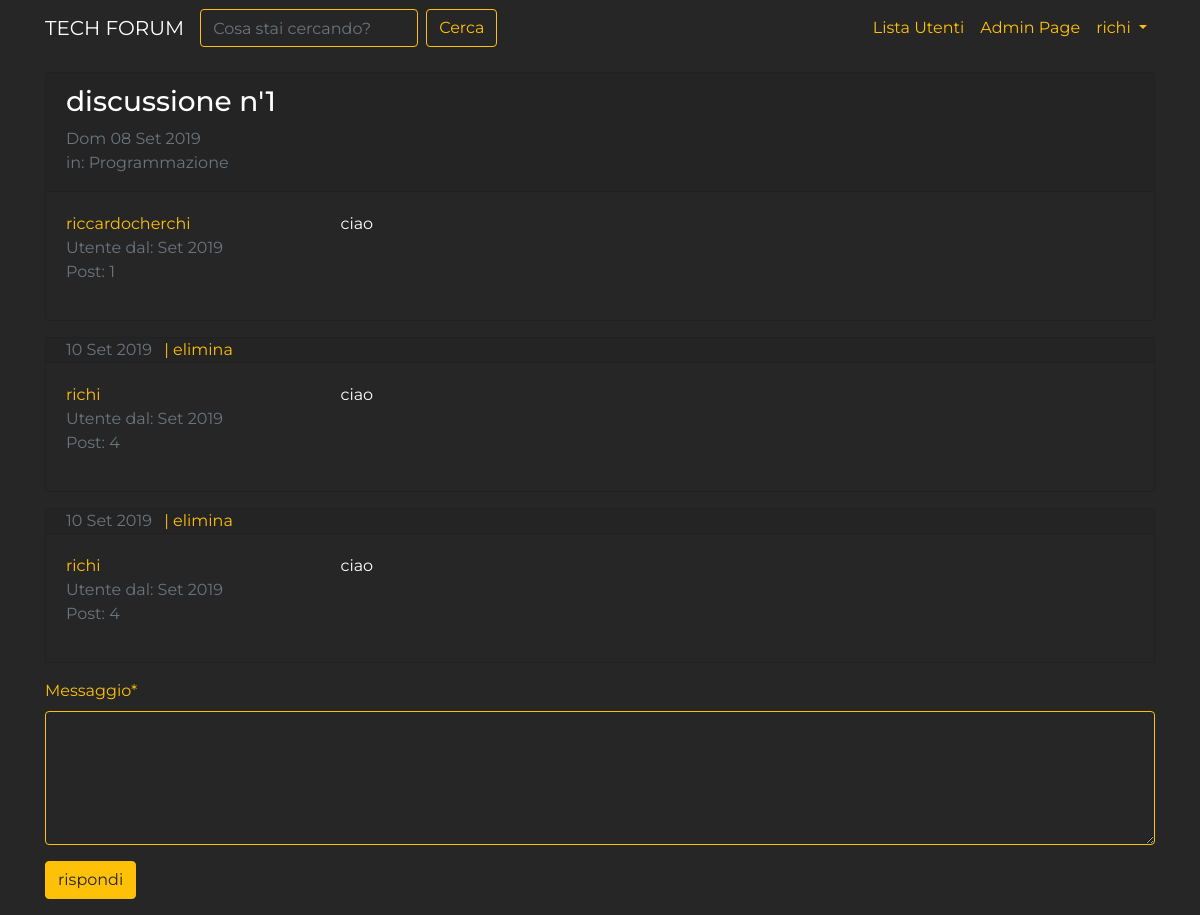
/forum/discussione/2 (signed in), run on the app's committed database.
### forum/models.py (models this page shows, shortened)
class Discussione(models.Model):
    titolo = models.CharField(max_length=120)
    data_creazione = models.DateTimeField(auto_now_add=True)
    autore_discussione = models.ForeignKey(User, on_delete=models.CASCADE, related_name="discussioni", null=True)
    sezione_appartenenza = models.ForeignKey(Sezione, on_delete=models.CASCADE, related_name="sezioni", null=True)
    class Meta:
        verbose_name = "Discussione"
        verbose_name_plural = "Discussioni"

class Post(models.Model):
    autore_post = models.ForeignKey(User, on_delete=models.CASCADE, related_name="posts", blank=True, null=True)
    contenuto = models.TextField()
    data_creazione = models.DateTimeField(auto_now_add=True)
    discussione = models.ForeignKey(Discussione, on_delete=models.CASCADE, blank=True, null=True)

class Sezione(models.Model):
    nome_sezione = models.CharField(max_length= 80)
    descrizione = models.CharField(max_length=150, blank=True, null=True)
    logo_sezione = models.ImageField(blank=True, null=True)
    def __str__(self):
        return self.nome_sezione
    class Meta:
        verbose_name = "Sezione"
        verbose_name_plural = "Sezioni"

### forum/views.py (the view)
# urls.py: path('discussione/<int:pk>', views.visulizzaDiscussione, name="discussione_view"),
def visulizzaDiscussione(request, pk):
    discussione = get_object_or_404(Discussione, pk=pk)
    posts_discussione = Post.objects.filter(discussione=discussione)
    form_risposta = PostModelForm()
    contetext = {"discussione": discussione, "post_discussione":posts_discussione, 'form_risposta': form_risposta}
    return render(request, "forum/singola_discussione.html", contetext)

### forum/forms.py
class PostModelForm(forms.ModelForm):
    class Meta:
        model = Post
        fields = ['contenuto']
        widgets = {
            "contenuto": forms.Textarea(attrs={'rows':'5'})
        }
        labels = {
            "contenuto": "Messaggio"
        }

### forum/templates/forum/singola_discussione.html (shortened to what this page needs)
{% extends 'base.html' %}
{% load crispy_forms_tags %}
{% block content %}
    {% for post in post_discussione %}
    <div class="card my-3">
        {% if forloop.first %}
            <div class="card-header pb-0">
                <h3>{{ discussione.titolo }}</h3>
                <p class="text-muted">{{ discussione.data_creazione|date:"D d M Y" }}
                <br>in: {{ discussione.sezione_appartenenza }}</p>
            </div>
        {% else %}
            <div class="card-header py-0">
                <p class="text-muted mb-0">
                    {{ post.data_creazione|date:"d M Y" }}
                    {% if request.user == post.autore_post %}
                        <a class="ml-2" href="{% url 'cancella_post' id=discussione.pk pk=post.pk %}">| elimina</a>
                     {% endif %}
                </p>
            </div>
        {% endif %}
            <div class="card-body">
                <div class="row">
                    <div class="col-xl-3 col-4">
                        <p class="mb-0"><a href="{% url 'user_profile' username=post.autore_post %}">{{ post.autore_post }}</a></p>
                        <p class="text-muted mb-0">Utente dal: {{ post.autore_post.date_joined|date:"M Y" }}</p>
                        <p class="text-muted">Post: {{ post.autore_post.posts.count }}</p>
                    </div>
                    <div class="col-xl-9 col-8">
                         <p class="my-0">{{ post.contenuto|linebreaks }}</p>
                    </div>
                </div>
            </div>
        </div>
    {% endfor %}
    {% if request.user.is_authenticated %}
        {% include 'forum/form_risposta.html' %}
    {% else %}
        <div class="alert alert-info text-center" role="alert">
            <a href="{% url 'login' %}?next={{ request.get_full_path }}">Accedi</a> per rispondere ad una domanda
        </div>
    {% endif %}
{% endblock content %}

### templates/base.html (shortened to what this page needs)
{% load static %}
<!doctype html>
<html lang="en">
  <head>
    <link rel="stylesheet" href="https://stackpath.bootstrapcdn.com/bootstrap/4.3.1/css/bootstrap.min.css">
    <link rel="stylesheet" href="{% static 'agora.css' %}">
  </head>
  <body>
    <nav class="navbar navbar-expand-lg navbar-dark bg-color" style="background-color:#262626;">
    <div class="container">
      <a class="navbar-brand" href="/">TECH FORUM</a>
      <div class="collapse navbar-collapse" id="navbarSupportedContent">
      <form action="{% url 'funzione_cerca' %}" class="form-inline my-2 my-lg-0">
          <input name="q" class="form-control mr-sm-2" type="search" placeholder="Cosa stai cercando?" aria-label="Search">
          <button class="btn btn-outline-warning my-2 my-sm-0" type="submit">Cerca</button>
        </form>
        <ul class="navbar-nav ml-auto">
          <li class="nav-item">
            <a class="nav-link" href="{% url 'user_list' %}">Lista Utenti<span class="sr-only">(current)</span></a>
          </li>
            {% if request.user.is_superuser %}
              <li class="nav-item">
                <a class="nav-link" href="/admin/">Admin Page</a>
              </li>
            {% endif %}
            {% if request.user.is_authenticated %}
              <li class="nav-item dropdown">
                <a class="nav-link dropdown-toggle" href="#" id="navbarDropdown" role="button" data-toggle="dropdown" aria-haspopup="true" aria-expanded="false">
                  {{ request.user.username }}
                </a>
              </li>
            {% endif %}
        </ul>
      </div>
     </div>
    </nav>
    <div class="container">
        {% block content %}
        {% endblock content %}
    </div>
  </body>
</html>

### static-storage/agora.css (style rules this page uses)
body { font-family: "Montserrat", sans-serif; background-color: #262626; color: white; }
.card { background-color: #262626; }
.navbar-dark .navbar-nav .nav-link { color: #ffc107; }
label { color: #ffc107; }
a { color: #ffc107; }
#id_contenuto { background-color: #262626; border-color: #ffc107; color: #ffffff; }
input[type=search] { background-color: #262626; border-color: #ffc107; }

### data on the page
Post: autore_post "riccardocherchi", autore_post.date_joined "Set 2019", autore_post.posts.count "1", contenuto "ciao"
Discussione: titolo "discussione n'1", data_creazione "Dom 08 Set 2019", sezione_appartenenza "Programmazione"
Post: data_creazione "10 Set 2019", shows "| elimina", autore_post "richi", autore_post.date_joined "Set 2019", autore_post.posts.count "4", contenuto "ciao"
Post: data_creazione "10 Set 2019", shows "| elimina", autore_post "richi", autore_post.date_joined "Set 2019", autore_post.posts.count "4", contenuto "ciao"

### other printed values
{{ request.user.username }} "richi"
